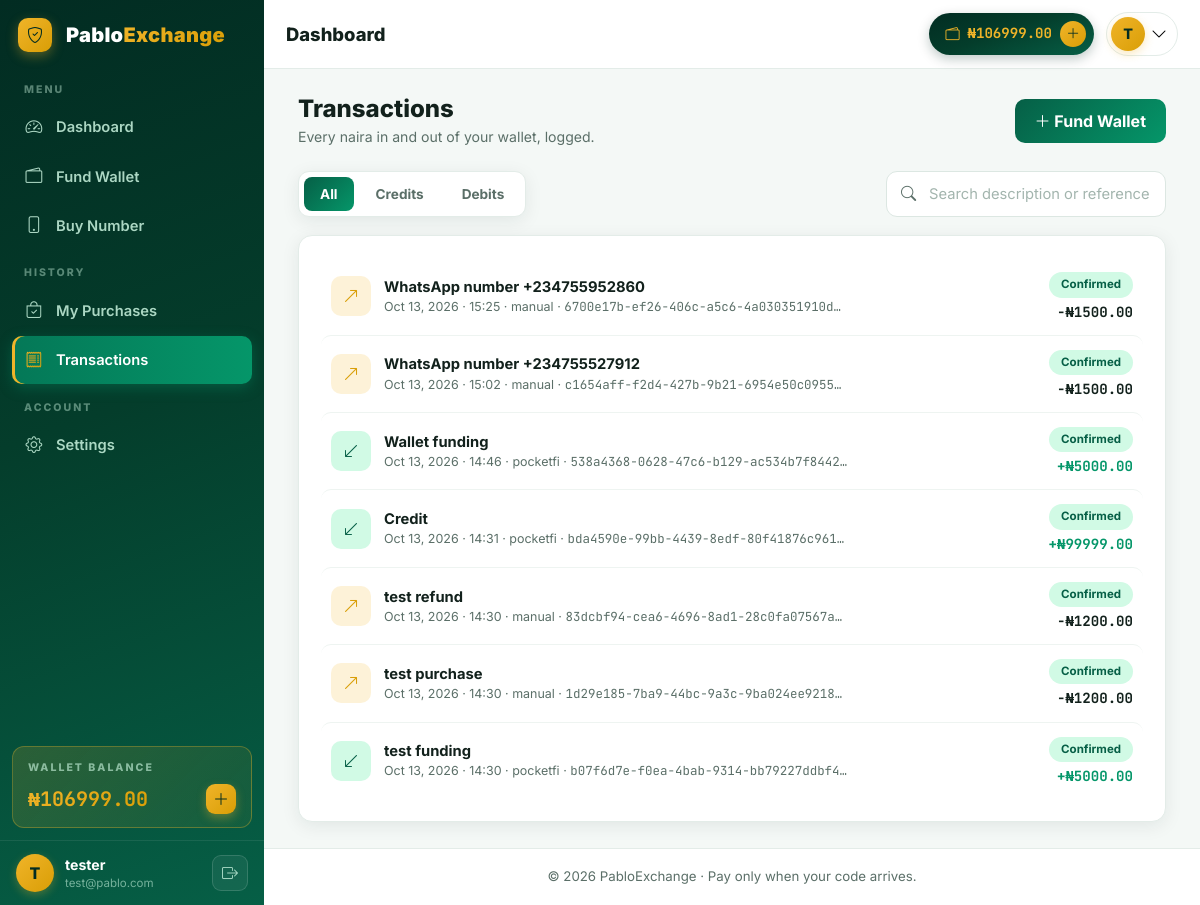
The app's page /transactions/ (signed in) with its own data.
### wallet/models.py (models this page shows, shortened)
class Wallet(models.Model):
    user = models.OneToOneField(settings.AUTH_USER_MODEL,
                                on_delete=models.CASCADE,
                                related_name='wallet')
    balance = models.DecimalField(max_digits=12, decimal_places=2, default=0)
    updated_at = models.DateTimeField(auto_now=True)

class WalletTransaction(models.Model):
    STATUSES = [
        ('pending', 'Pending'),
        ('confirmed', 'Confirmed'),
        ('failed', 'Failed'),
    ]
    user = models.ForeignKey(settings.AUTH_USER_MODEL,
                             on_delete=models.CASCADE,
                             related_name='wallet_transactions')
    type = models.CharField(max_length=10, choices=[('credit', 'Credit'), ('debit', 'Debit')])
    amount = models.DecimalField(max_digits=12, decimal_places=2)
    status = models.CharField(max_length=10, choices=STATUSES, default='confirmed')
    method = models.CharField(max_length=20, blank=True)
    reference = models.UUIDField(default=uuid.uuid4, unique=True, editable=False)
    description = models.CharField(max_length=255, blank=True)
    meta = models.JSONField(default=dict, blank=True)
    created_at = models.DateTimeField(auto_now_add=True)
    updated_at = models.DateTimeField(auto_now=True)
    class Meta:
        ordering = ['-created_at']

### accounts/models.py (models this page shows, shortened)
class User(AbstractUser):
    email = models.EmailField(unique=True)
    phone = models.CharField(max_length=20, blank=True)
    is_verified = models.BooleanField(default=False)
    created_at = models.DateTimeField(auto_now_add=True)
    preferences = models.JSONField(default=dict, blank=True)
    pocketfi_account_number = models.CharField(max_length=20, blank=True)
    pocketfi_bank_name = models.CharField(max_length=100, blank=True)
    USERNAME_FIELD = 'email'
    REQUIRED_FIELDS = ['username']

### wallet/views.py (the view)
# urls.py: path('transactions/', views.transactions, name='transactions'),
@login_required
def transactions(request):
    return render(request, 'wallet/transactions.html', {
        'transactions': WalletTransaction.objects.filter(user=request.user),
    })

### wallet/context_processors.py (called while the page is built)
def global_balance(request):
    if request.user.is_authenticated:
        return {'balance': balance(request.user)}
    return {'balance': None}

### wallet/services.py (called while the page is built)
def get_wallet(user):
    wallet, _ = Wallet.objects.get_or_create(user=user)
    return wallet

def balance(user):
    return get_wallet(user).balance

### templates/wallet/transactions.html (shortened to what this page needs)
{% extends 'base.html' %}
{% load static %}
{% block content %}
<div class="container">
    <div class="d-flex flex-wrap justify-content-between align-items-center mb-4 gap-3">
        <div>
            <h1 class="dash-greeting">Transactions</h1>
            <p class="dash-sub mb-0">Every naira in and out of your wallet, logged.</p>
        </div>
        <a href="{% url 'wallet:fund' %}" class="btn px-btn-solid">
            <i class="bi bi-plus-lg"></i> Fund Wallet
        </a>
    </div>
    <div class="tx-toolbar">
        <div class="tx-filters" role="tablist">
            <button class="tx-filter active" data-filter="all">All</button>
            <button class="tx-filter" data-filter="credit">Credits</button>
            <button class="tx-filter" data-filter="debit">Debits</button>
        </div>
        <div class="mk-search-wrap tx-search">
            <input type="text" id="txSearch" class="mk-search" placeholder="Search description or reference…">
        </div>
    </div>
    <div class="px-card" id="txList">
        {% for t in transactions %}
        <div class="list-row tx-row" data-type="{{ t.type }}" data-search="{{ t.description|lower }} {{ t.reference|lower }} {{ t.method|lower }}">
            <div class="list-icon {% if t.type == 'credit' %}emerald{% else %}gold{% endif %}">
                {% if t.type == 'credit' %}<i class="bi bi-arrow-down-left"></i>
                {% else %}<i class="bi bi-arrow-up-right"></i>{% endif %}
            </div>
            <div class="list-body">
                <div class="list-title">{{ t.description|default:t.get_type_display }}</div>
                <div class="list-sub">
                    {{ t.created_at|date:"M d, Y · H:i" }}
                    {% if t.method %} · {{ t.method }}{% endif %}
                    {% if t.reference %} · <span class="mono">{{ t.reference|slice:":8" }}…</span>{% endif %}
                </div>
            </div>
            <div class="list-side">
                <span class="px-pill {{ t.status }}">{{ t.status }}</span>
                <div class="list-amount mono {% if t.type == 'credit' %}amount-in{% else %}amount-out{% endif %}">
                    {% if t.type == 'credit' %}+{% else %}-{% endif %}₦{{ t.amount }}
                </div>
            </div>
        </div>
        {% empty %}
        <div class="px-empty">
            <i class="bi bi-receipt"></i>
            No transactions yet — fund your wallet to get started.
            <div class="mt-2"><a href="{% url 'wallet:fund' %}" class="btn px-btn-ghost btn-sm">Fund wallet</a></div>
        </div>
        {% endfor %}
    </div>
</div>
{% endblock %}

### templates/base.html (shortened to what this page needs)
{% load static %}
<!DOCTYPE html>
<html lang="en">
<head>
    <link href="https://cdn.jsdelivr.net/npm/bootstrap@5.3.3/dist/css/bootstrap.min.css" rel="stylesheet">
    <link href="https://cdn.jsdelivr.net/npm/bootstrap-icons@1.11.3/font/bootstrap-icons.css" rel="stylesheet">
    <link rel="stylesheet" href="{% static 'css/base.css' %}?v=4">
    <link rel="stylesheet" href="{% static 'css/app.css' %}?v=4">
</head>
<body class="app-body">
<aside class="app-sidebar d-none d-lg-flex flex-column">
    <div class="sidebar-header">
        <a class="sidebar-brand" href="{% url 'dashboard' %}">
            <span class="logo-badge"><i class="bi bi-shield-check"></i></span>
            <span class="logo-text">Pablo<span>Exchange</span></span>
        </a>
    </div>
    <nav class="sidebar-nav flex-grow-1">
        <p class="sidebar-label">Menu</p>
        <a href="{% url 'dashboard' %}"
           class="side-link {% if request.resolver_match.url_name == 'dashboard' %}active{% endif %}">
            <i class="bi bi-speedometer2"></i><span>Dashboard</span>
        </a>
        <a href="{% url 'wallet:fund' %}"
           class="side-link {% if request.resolver_match.url_name == 'fund' %}active{% endif %}">
            <i class="bi bi-wallet2"></i><span>Fund Wallet</span>
        </a>
        <a href="{% url 'buynumber' %}"
           class="side-link {% if request.resolver_match.url_name == 'buynumber' %}active{% endif %}">
            <i class="bi bi-phone"></i><span>Buy Number</span>
        </a>
        <p class="sidebar-label mt-3">History</p>
        <a href="{% url 'smsmarket:my_purchases' %}"
           class="side-link {% if request.resolver_match.url_name == 'my_purchases' %}active{% endif %}">
            <i class="bi bi-bag-check"></i><span>My Purchases</span>
        </a>
        <a href="{% url 'wallet:transactions' %}"
           class="side-link {% if request.resolver_match.url_name == 'transactions' %}active{% endif %}">
            <i class="bi bi-receipt"></i><span>Transactions</span>
        </a>
        <p class="sidebar-label mt-3">Account</p>
        <a href="{% url 'settings' %}"
           class="side-link {% if request.resolver_match.url_name == 'settings' %}active{% endif %}">
            <i class="bi bi-gear"></i><span>Settings</span>
        </a>
    </nav>
    <div class="sidebar-wallet">
        <p class="sidebar-label mb-2">Wallet balance</p>
        <div class="d-flex align-items-end justify-content-between">
            <span class="wallet-amount mono">₦{{ balance|default:"0.00" }}</span>
            <a href="{% url 'wallet:fund' %}" class="wallet-plus"><i class="bi bi-plus-lg"></i></a>
        </div>
    </div>
    <div class="sidebar-user">
        <div class="user-avatar">{{ user.username|first|upper }}</div>
        <div class="user-meta">
            <p class="user-name">{{ user.username|truncatechars:14 }}</p>
            <p class="user-role">{{ user.email|truncatechars:20 }}</p>
        </div>
        <form method="post" action="{% url 'logout' %}" class="ms-auto">
            <button type="submit" class="logout-btn" title="Log out">
                <i class="bi bi-box-arrow-right"></i>
            </button>
        </form>
    </div>
</aside>
<div class="app-main">
    <header class="app-topbar">
        <h1 class="topbar-title">{% block page_title %}Dashboard{% endblock %}</h1>
        <div class="topbar-actions ms-auto">
            <a href="{% url 'wallet:fund' %}" class="wallet-chip d-none d-sm-inline-flex">
                <i class="bi bi-wallet2"></i>
                <span class="mono">₦{{ balance|default:"0.00" }}</span>
                <span class="wallet-chip-plus"><i class="bi bi-plus-lg"></i></span>
            </a>
            <div class="dropdown">
                <button class="avatar-btn" data-bs-toggle="dropdown" aria-label="Account menu">
                    <span class="user-avatar user-avatar-sm">{{ user.username|first|upper }}</span>
                    <i class="bi bi-chevron-down d-none d-sm-inline-block"></i>
                </button>
            </div>
        </div>
    </header>
    <main class="app-content">
        {% block content %}{% endblock %}
    </main>
    <footer class="app-footer">
        <p class="mb-0">&copy; 2026 PabloExchange &middot; Pay only when your code arrives.</p>
    </footer>
</div>
</body>
</html>

### static/css/app.css (style rules this page uses)
:root { --px-green-950: #022c22; --px-green-900: #043d2b; --px-green-800: #065f46; --px-green-600: #059669; --px-green-100: #d1fae5; --px-green-50: #ecfdf5; --px-gold: #f0b429; --px-gold-dark: #d99e06; --px-ink: #12211c; --px-muted: #5b6f68; --px-white: #ffffff; --px-paper: #f4f8f6; --px-danger: #dc2626; --px-radius: 14px; --px-shadow: 0 4px 18px rgba(2, 44, 34, .08); }
body.app-body { font-family: 'Inter', system-ui, sans-serif; color: var(--px-ink); background: var(--px-paper); min-height: 100vh; display: flex; flex-direction: column; }
.mono { font-family: 'JetBrains Mono', monospace; }
.logo-text { font-weight: 900; font-size: 1.25rem; color: var(--px-white); letter-spacing: .3px; }
.logo-text span { color: var(--px-gold); }
.app-main { flex: 1; padding: 100px 0 40px; width: 100%; }
.app-footer { background: var(--px-white); border-top: 1px solid #e3ece8; padding: 18px 0; color: var(--px-muted); font-size: .85rem; }
.px-card { background: var(--px-white); border: 1px solid #e3ece8; border-radius: var(--px-radius); box-shadow: var(--px-shadow); padding: 22px; }
.px-btn-solid { background: linear-gradient(135deg, var(--px-green-800), var(--px-green-600)); color: var(--px-white); font-weight: 700; border: none; border-radius: 10px; padding: 10px 20px; transition: filter .2s, transform .15s; }
.px-pill { display: inline-block; font-size: .72rem; font-weight: 700; padding: 4px 12px; border-radius: 100px; text-transform: capitalize; }
.px-pill.confirmed { background: var(--px-green-100); color: var(--px-green-800); }
.dash-greeting { font-weight: 800; font-size: 1.5rem; margin-bottom: 2px; }
.dash-sub { color: var(--px-muted); font-size: .88rem; }
.list-row { display: flex; align-items: center; gap: 13px; padding: 12px 10px; border-radius: 10px; transition: background .15s; color: inherit; }
.list-row + .list-row, .px-empty { border-top: 1px solid #eef4f1; }
.list-icon { width: 40px; height: 40px; border-radius: 10px; display: flex; align-items: center; justify-content: center; font-size: 1rem; flex-shrink: 0; }
.list-icon.emerald { background: var(--px-green-100); color: var(--px-green-800); }
.list-icon.gold { background: rgba(240,180,41,.18); color: var(--px-gold-dark); }
.list-body { flex: 1; min-width: 0; }
.list-title { font-weight: 700; font-size: .92rem; white-space: nowrap; overflow: hidden; text-overflow: ellipsis; }
.list-sub { color: var(--px-muted); font-size: .78rem; }
.list-side { text-align: right; flex-shrink: 0; }
.list-amount { font-weight: 700; font-size: .88rem; margin-top: 4px; }
.amount-in { color: var(--px-green-600); }
.amount-out { color: var(--px-ink); }
.mk-search-wrap { position: relative; min-width: 260px; }
.mk-search { width: 100%; border: 1.5px solid #dce7e2; border-radius: 11px; padding: 11px 16px 11px 42px; font-size: .92rem; background: var(--px-white); transition: border-color .2s, box-shadow .2s; }
.mk-search::placeholder { color: #a3b5ae; }
.tx-toolbar { display: flex; align-items: center; justify-content: space-between; gap: 14px; flex-wrap: wrap; margin-bottom: 18px; }
.tx-filters { display: flex; gap: 6px; background: var(--px-white); border: 1px solid #e3ece8; border-radius: 11px; padding: 5px; box-shadow: var(--px-shadow); }
.tx-filter { border: none; background: transparent; color: var(--px-muted); font-weight: 700; font-size: .85rem; padding: 7px 16px; border-radius: 8px; transition: all .2s; }
.tx-filter.active { background: linear-gradient(135deg, var(--px-green-800), var(--px-green-600)); color: var(--px-white); }
.tx-search { min-width: 280px; }
.tx-row { cursor: default; }

### records on screen
Wallet: balance "106999.00"
User: username|first "T", username "tester", email "test@pablo.com"
WalletTransaction: description "WhatsApp number +234755952860", created_at "Oct 13, 2026 · 15:25", method "manual", reference "6700e17b-ef26-406c-a5c6-4a030351910d", status "Confirmed", amount "1500.00"
WalletTransaction: description "WhatsApp number +234755527912", created_at "Oct 13, 2026 · 15:02", method "manual", reference "c1654aff-f2d4-427b-9b21-6954e50c0955", status "Confirmed", amount "1500.00"
WalletTransaction: description "Wallet funding", created_at "Oct 13, 2026 · 14:46", method "pocketfi", reference "538a4368-0628-47c6-b129-ac534b7f8442", status "Confirmed", amount "5000.00"
WalletTransaction: description "Credit", created_at "Oct 13, 2026 · 14:31", method "pocketfi", reference "bda4590e-99bb-4439-8edf-80f41876c961", status "Confirmed", amount "99999.00"
WalletTransaction: description "test refund", created_at "Oct 13, 2026 · 14:30", method "manual", reference "83dcbf94-cea6-4696-8ad1-28c0fa07567a", status "Confirmed", amount "1200.00"
WalletTransaction: description "test purchase", created_at "Oct 13, 2026 · 14:30", method "manual", reference "1d29e185-7ba9-44bc-9a3c-9ba024ee9218", status "Confirmed", amount "1200.00"
WalletTransaction: description "test funding", created_at "Oct 13, 2026 · 14:30", method "pocketfi", reference "b07f6d7e-f0ea-4bab-9314-bb79227ddbf4", status "Confirmed", amount "5000.00"
